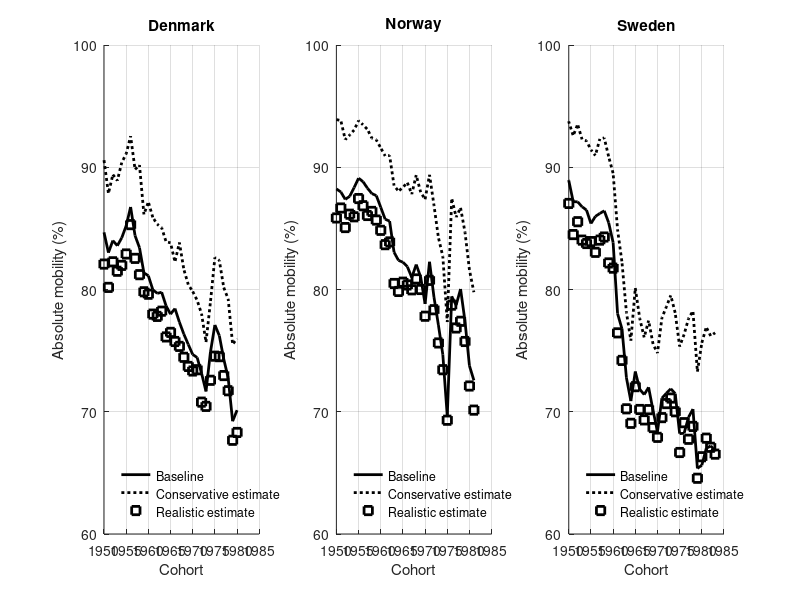
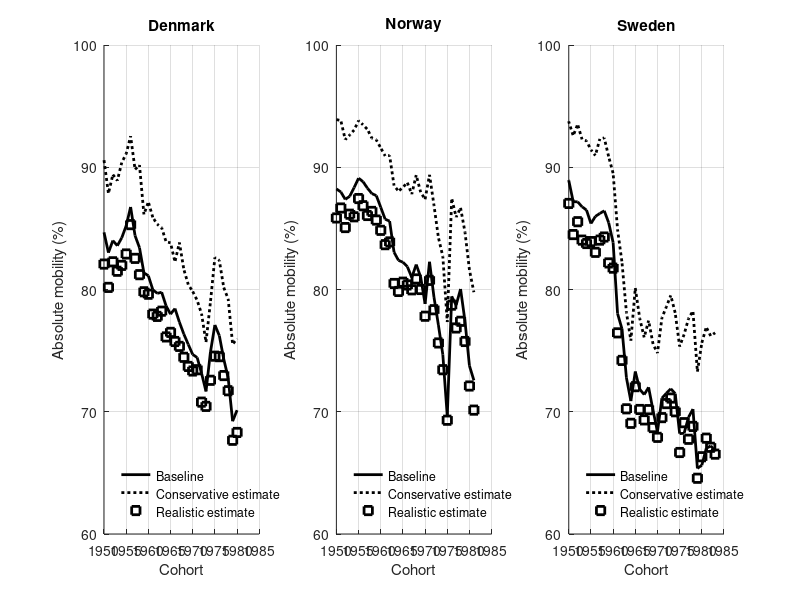
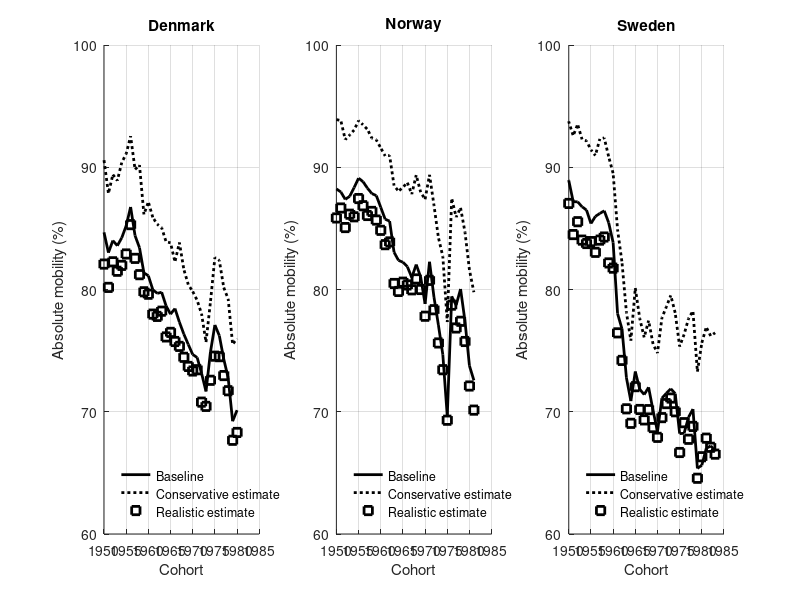

Reproduce these figures in MATLAB, in order.
%Creates Figure E.1 - The absolute intergenerational mobility in Denmark,
%Norway and Sweden implementing assortative mating on individual income
%data. This figure uses data on copulas from the data file
%'assortative_check.mat'. It also includes (appended below and commented
%out) a short script that demonstrates how the assortative mating was
%implemented. Also note that the way this is implemented involves random
%matching, so each calculation is slightly different (unless starting from
%the same seed)

clear
close all
load('assortative_check.mat');

subplot(1,3,1)
h4=plot(DK(:,1),DK(:,2),'color','k','linewidth',2);
hold on;
h5=plot(DK(:,1),DK(:,3),'k:','linewidth',2);
h6=plot(DK(:,1),DK(:,4),'ks','linewidth',2);
title('Denmark')
legend('Baseline','Conservative estimate','Realistic estimate','location','southwest')
legend boxoff
box off;
xlabel('Cohort');
ylabel('Absolute mobility (%)');
grid on
xlim([1950 1985])
ylim([60 100])

subplot(1,3,2)
h4=plot(NO(:,1),NO(:,2),'color','k','linewidth',2);
hold on;
h5=plot(NO(:,1),NO(:,3),'k:','linewidth',2);
h6=plot(NO(:,1),NO(:,4),'ks','linewidth',2);
title('Norway')
legend('Baseline','Conservative estimate','Realistic estimate','location','southwest')
legend boxoff
box off;
xlabel('Cohort');
ylabel('Absolute mobility (%)');
grid on
xlim([1950 1985])
ylim([60 100])

subplot(1,3,3)
h4=plot(SW(:,1),SW(:,2),'color','k','linewidth',2);
hold on;
h5=plot(SW(:,1),SW(:,3),'k:','linewidth',2);
h6=plot(SW(:,1),SW(:,4),'ks','linewidth',2);
title('Sweden')
legend('Baseline','Conservative estimate','Realistic estimate','location','southwest')
legend boxoff
box off;
xlabel('Cohort');
ylabel('Absolute mobility (%)');
grid on
xlim([1950 1985])
ylim([60 100])

%Export figure
set(gcf,'color','w');
set(gcf, 'Position', [10 10 500*2.7 400]);
exportgraphics(gcf,'figureE1.jpg','Resolution',1200)
exportgraphics(gcf,'figureE1.pdf')
exportgraphics(gcf,'figureE1.eps')
close all
clear

%%%%%%%%%%%%%%%%%%%%%%%%%%%%%%%%%%%%%%%%%%%%%%%%%%%%
%Implementation of assortative mating
%S1 and S2 are the samples representing the parents and children,
%respectively. NN is the length of these samples.
%
%
% corrspouse1=0.0; %this is set to zero - no assortative mating
% corrspouse2=0.3;
%
%for i=1:nyears
% p1=randperm(NN);
% S1_1=S1(p1(1:NN/2));
% S1_2=S1(p1(NN/2+1:NN));
% [w1,w2]=couple_vecs2(S1_1,S1_2,sin(corrspouse1*pi/6)*2,'gaussian');
% S11=w1+w2;
% p2=randperm(NN);
% S2_1=S2(p2(1:NN/2));
% S2_2=S2(p2(NN/2+1:NN));
% [w1,w2]=couple_vecs2(S2_1,S2_2,sin(corrspouse1*pi/6)*2,'gaussian');
% S22=w1+w2;
% [w1,w2]=couple_vecs2(S11,S22,sin(ctmp*pi/6)*2,'gaussian');
% conservative(i)=absmob0(w1,w2); %this is the actual result for the case
% of no assortative mating
%
% p1=randperm(NN);
% S1_1=S1(p1(1:NN/4));
% S1_2=S1(p1(NN/4+1:NN/2));
% S1_3=S1(p1(NN/2+1:NN));
% [w1,w2]=couple_vecs2(S1_1,S1_2,sin(corrspouse2*pi/6)*2,'gaussian');
% S11=w1+w2;
% S11=[S11; S1_3];
% p2=randperm(NN);
% S2_1=S2(p2(1:NN/4));
% S2_2=S2(p2(NN/4+1:NN/2));
% S2_3=S2(p2(NN/2+1:NN));
% [w1,w2]=couple_vecs2(S2_1,S2_2,sin(corrspouse2*pi/6)*2,'gaussian');
% S22=w1+w2;
% S22=[S22; S2_3];
% [w1,w2]=couple_vecs2(S11,S22,sin(ctmp*pi/6)*2,'gaussian');
% realistic(i)=absmob0(w1,w2); %this is the actual result for the case
% of realistic assortative mating